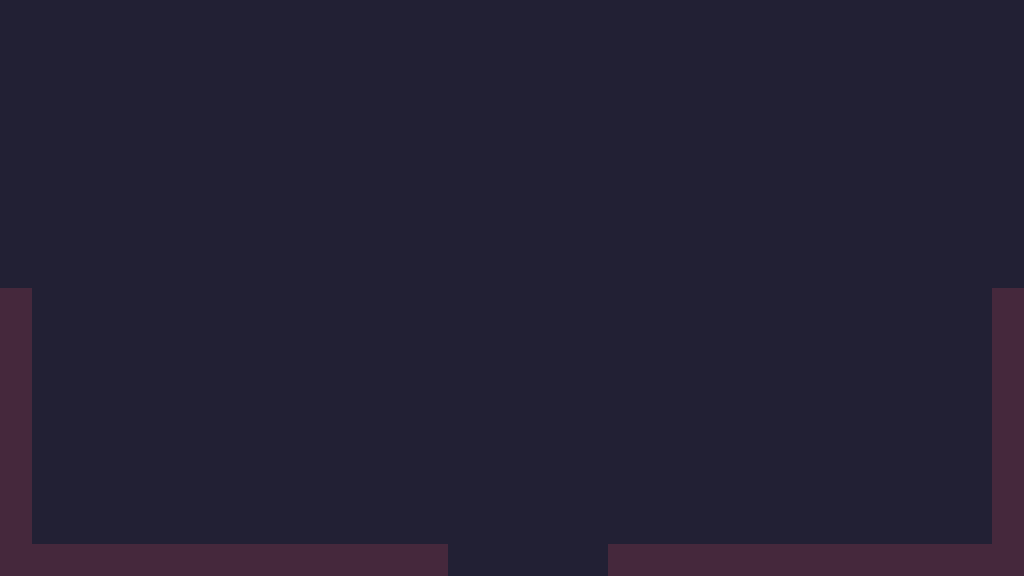

Rendered tile map (Tiled .tmx) drawn with the repository's tilesets; below, a short description and the full map source, tile grids included:
An orthogonal 32x18 tile map with 32x32 px tiles, 2 tile layers (LayerBackground, LayerBlock) and 24 objects.

<map version="1.0" orientation="orthogonal" renderorder="right-down" width="32" height="18" tilewidth="32" tileheight="32" nextobjectid="63">
 <tileset firstgid="1" name="ImageTileset1" tilewidth="32" tileheight="32" tilecount="7">
  <image source="Tileset1.png" width="224" height="32" />
 </tileset>
 <layer name="LayerBackground" width="32" height="18">
  <data encoding="csv">
1,1,1,1,1,1,1,1,1,1,1,1,1,1,1,1,1,1,1,1,1,1,1,1,1,1,1,1,1,1,1,1,
1,1,1,1,1,1,1,1,1,1,1,1,1,1,1,1,1,1,1,1,1,1,1,1,1,1,1,1,1,1,1,1,
1,1,1,1,1,1,1,1,1,1,1,1,1,1,1,1,1,1,1,1,1,1,1,1,1,1,1,1,1,1,1,1,
1,1,1,1,1,1,1,1,1,1,1,1,1,1,1,1,1,1,1,1,1,1,1,1,1,1,1,1,1,1,1,1,
1,1,1,1,1,1,1,1,1,1,1,1,1,1,1,1,1,1,1,1,1,1,1,1,1,1,1,1,1,1,1,1,
1,1,1,1,1,1,1,1,1,1,1,1,1,1,1,1,1,1,1,1,1,1,1,1,1,1,1,1,1,1,1,1,
1,1,1,1,1,1,1,1,1,1,1,1,1,1,1,1,1,1,1,1,1,1,1,1,1,1,1,1,1,1,1,1,
1,1,1,1,1,1,1,1,1,1,1,1,1,1,1,1,1,1,1,1,1,1,1,1,1,1,1,1,1,1,1,1,
1,1,1,1,1,1,1,1,1,1,1,1,1,1,1,1,1,1,1,1,1,1,1,1,1,1,1,1,1,1,1,1,
1,1,1,1,1,1,1,1,1,1,1,1,1,1,1,1,1,1,1,1,1,1,1,1,1,1,1,1,1,1,1,1,
1,1,1,1,1,1,1,1,1,1,1,1,1,1,1,1,1,1,1,1,1,1,1,1,1,1,1,1,1,1,1,1,
1,1,1,1,1,1,1,1,1,1,1,1,1,1,1,1,1,1,1,1,1,1,1,1,1,1,1,1,1,1,1,1,
1,1,1,1,1,1,1,1,1,1,1,1,1,1,1,1,1,1,1,1,1,1,1,1,1,1,1,1,1,1,1,1,
1,1,1,1,1,1,1,1,1,1,1,1,1,1,1,1,1,1,1,1,1,1,1,1,1,1,1,1,1,1,1,1,
1,1,1,1,1,1,1,1,1,1,1,1,1,1,1,1,1,1,1,1,1,1,1,1,1,1,1,1,1,1,1,1,
1,1,1,1,1,1,1,1,1,1,1,1,1,1,1,1,1,1,1,1,1,1,1,1,1,1,1,1,1,1,1,1,
1,1,1,1,1,1,1,1,1,1,1,1,1,1,1,1,1,1,1,1,1,1,1,1,1,1,1,1,1,1,1,1,
1,1,1,1,1,1,1,1,1,1,1,1,1,1,1,1,1,1,1,1,1,1,1,1,1,1,1,1,1,1,1,1
</data>
 </layer>
 <layer name="LayerBlock" width="32" height="18">
  <data encoding="csv">
0,0,0,0,0,0,0,0,0,0,0,0,0,0,0,0,0,0,0,0,0,0,0,0,0,0,0,0,0,0,0,0,
0,0,0,0,0,0,0,0,0,0,0,0,0,0,0,0,0,0,0,0,0,0,0,0,0,0,0,0,0,0,0,0,
0,0,0,0,0,0,0,0,0,0,0,0,0,0,0,0,0,0,0,0,0,0,0,0,0,0,0,0,0,0,0,0,
0,0,0,0,0,0,0,0,0,0,0,0,0,0,0,0,0,0,0,0,0,0,0,0,0,0,0,0,0,0,0,0,
0,0,0,0,0,0,0,0,0,0,0,0,0,0,0,0,0,0,0,0,0,0,0,0,0,0,0,0,0,0,0,0,
0,0,0,0,0,0,0,0,0,0,0,0,0,0,0,0,0,0,0,0,0,0,0,0,0,0,0,0,0,0,0,0,
0,0,0,0,0,0,0,0,0,0,0,0,0,0,0,0,0,0,0,0,0,0,0,0,0,0,0,0,0,0,0,0,
0,0,0,0,0,0,0,0,0,0,0,0,0,0,0,0,0,0,0,0,0,0,0,0,0,0,0,0,0,0,0,0,
0,0,0,0,0,0,0,0,0,0,0,0,0,0,0,0,0,0,0,0,0,0,0,0,0,0,0,0,0,0,0,0,
2,0,0,0,0,0,0,0,0,0,0,0,0,0,0,0,0,0,0,0,0,0,0,0,0,0,0,0,0,0,0,2,
2,0,0,0,0,0,0,0,0,0,0,0,0,0,0,0,0,0,0,0,0,0,0,0,0,0,0,0,0,0,0,2,
2,0,0,0,0,0,0,0,0,0,0,0,0,0,0,0,0,0,0,0,0,0,0,0,0,0,0,0,0,0,0,2,
2,0,0,0,0,0,0,0,0,0,0,0,0,0,0,0,0,0,0,0,0,0,0,0,0,0,0,0,0,0,0,2,
2,0,0,0,0,0,0,0,0,0,0,0,0,0,0,0,0,0,0,0,0,0,0,0,0,0,0,0,0,0,0,2,
2,0,0,0,0,0,0,0,0,0,0,0,0,0,0,0,0,0,0,0,0,0,0,0,0,0,0,0,0,0,0,2,
2,0,0,0,0,0,0,0,0,0,0,0,0,0,0,0,0,0,0,0,0,0,0,0,0,0,0,0,0,0,0,2,
2,0,0,0,0,0,0,0,0,0,0,0,0,0,0,0,0,0,0,0,0,0,0,0,0,0,0,0,0,0,0,2,
2,2,2,2,2,2,2,2,2,2,2,2,2,2,0,0,0,0,0,2,2,2,2,2,2,2,2,2,2,2,2,2
</data>
 </layer>
 <objectgroup name="LayerObject">
  <object id="2" gid="4" x="64" y="544" width="32" height="32" />
  <object id="3" gid="4" x="64" y="544" width="32" height="32">
   <properties>
    <property name="type" value="coin" />
   </properties>
  </object>
  <object id="4" gid="4" x="128" y="544" width="32" height="32">
   <properties>
    <property name="type" value="coin" />
   </properties>
  </object>
  <object id="5" gid="4" x="192" y="544" width="32" height="32">
   <properties>
    <property name="type" value="coin" />
   </properties>
  </object>
  <object id="6" gid="4" x="256" y="544" width="32" height="32">
   <properties>
    <property name="type" value="coin" />
   </properties>
  </object>
  <object id="7" gid="4" x="320" y="544" width="32" height="32">
   <properties>
    <property name="type" value="coin" />
   </properties>
  </object>
  <object id="8" gid="4" x="384" y="544" width="32" height="32">
   <properties>
    <property name="type" value="coin" />
   </properties>
  </object>
  <object id="9" gid="4" x="160" y="512" width="32" height="32">
   <properties>
    <property name="type" value="coin" />
   </properties>
  </object>
  <object id="10" gid="4" x="352" y="512" width="32" height="32">
   <properties>
    <property name="type" value="coin" />
   </properties>
  </object>
  <object id="11" gid="4" x="96" y="512" width="32" height="32">
   <properties>
    <property name="type" value="coin" />
   </properties>
  </object>
  <object id="12" gid="4" x="288" y="512" width="32" height="32">
   <properties>
    <property name="type" value="coin" />
   </properties>
  </object>
  <object id="14" gid="4" x="224" y="512" width="32" height="32">
   <properties>
    <property name="type" value="coin" />
   </properties>
  </object>
  <object id="16" gid="4" x="192" y="480" width="32" height="32">
   <properties>
    <property name="type" value="coin" />
   </properties>
  </object>
  <object id="18" gid="4" x="128" y="480" width="32" height="32">
   <properties>
    <property name="type" value="coin" />
   </properties>
  </object>
  <object id="19" gid="4" x="320" y="480" width="32" height="32">
   <properties>
    <property name="type" value="coin" />
   </properties>
  </object>
  <object id="21" gid="4" x="256" y="480" width="32" height="32">
   <properties>
    <property name="type" value="coin" />
   </properties>
  </object>
  <object id="23" gid="4" x="224" y="448" width="32" height="32">
   <properties>
    <property name="type" value="coin" />
   </properties>
  </object>
  <object id="25" gid="4" x="160" y="448" width="32" height="32">
   <properties>
    <property name="type" value="coin" />
   </properties>
  </object>
  <object id="28" gid="4" x="288" y="448" width="32" height="32">
   <properties>
    <property name="type" value="coin" />
   </properties>
  </object>
  <object id="30" gid="4" x="256" y="416" width="32" height="32">
   <properties>
    <property name="type" value="coin" />
   </properties>
  </object>
  <object id="32" gid="4" x="192" y="416" width="32" height="32">
   <properties>
    <property name="type" value="coin" />
   </properties>
  </object>
  <object id="39" gid="4" x="224" y="384" width="32" height="32">
   <properties>
    <property name="type" value="coin" />
   </properties>
  </object>
  <object id="44" gid="3" x="32" y="320" width="32" height="32">
   <properties>
    <property name="type" value="player" />
   </properties>
  </object>
  <object id="46" gid="5" x="800" y="320" width="32" height="32">
   <properties>
    <property name="type" value="enemy" />
   </properties>
  </object>
 </objectgroup>
</map>
